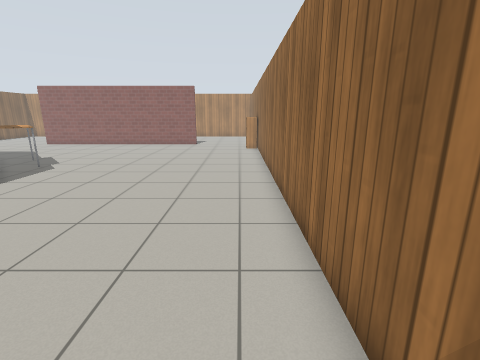
[1] (above)

18 first-person views from a walk through a Gazebo world. The camera is 1.3 m above the floor, tilts 14° down and sees 85° across. The floor is counted in squares, 0.5 m on a side. Each view is taken from the middle of a square. On the plan, view 1 faces up. The plan holds only what a view shows up to about 18 squares ahead; the rest is blank. The place goes on beyond the plan. Gazebo's built-in surfaces are drawn with simple patterns.

[2]
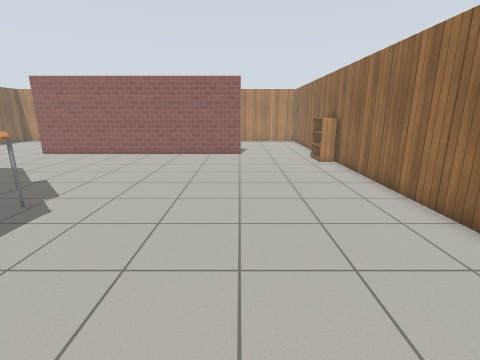

[3]
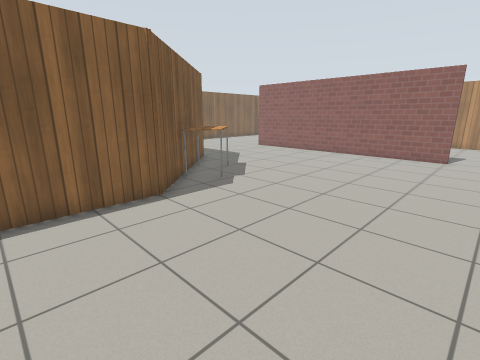

[4]
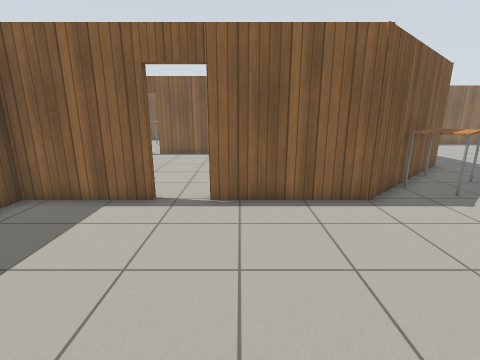

[5]
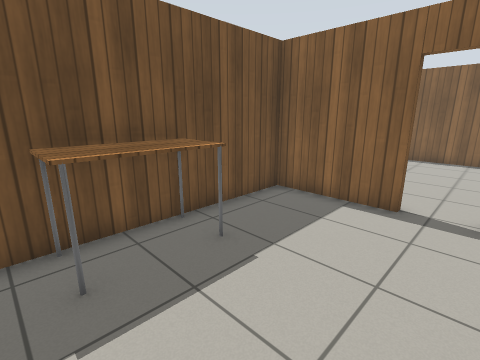

[6]
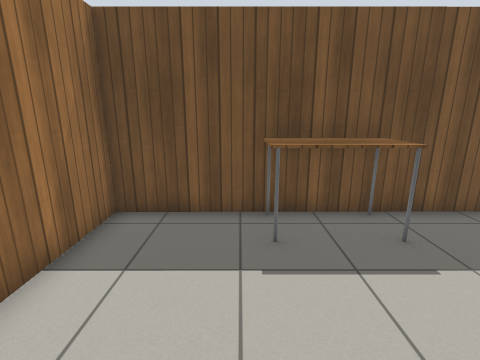

[7]
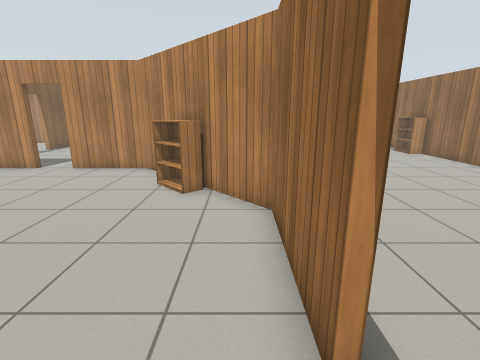

[8]
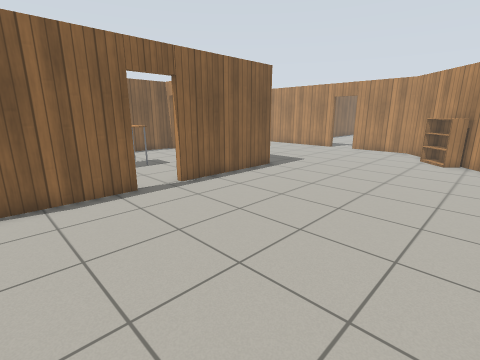

[9]
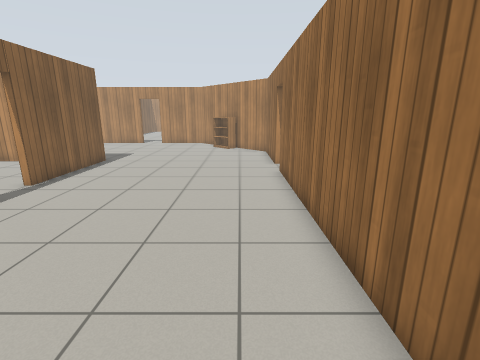

[10]
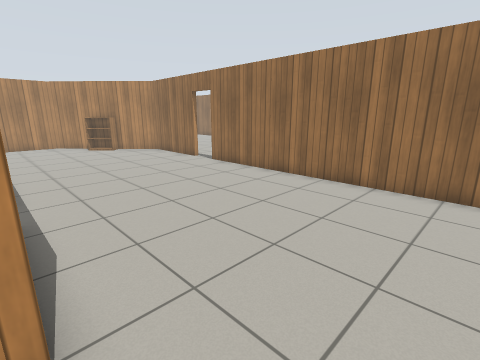

[11]
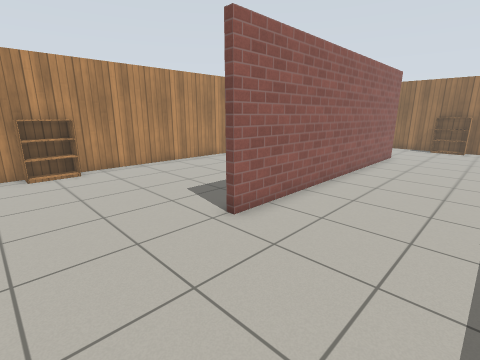

[12]
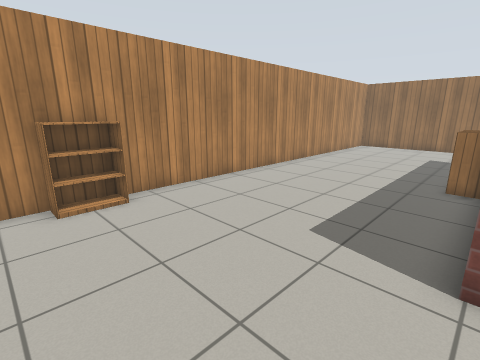

[13]
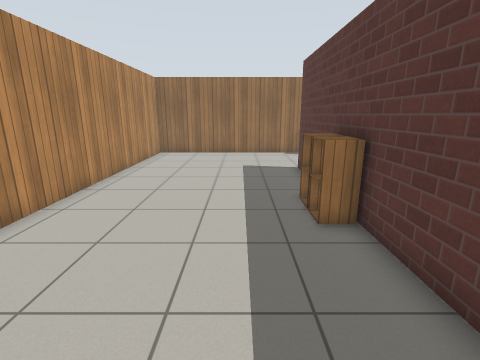

[14]
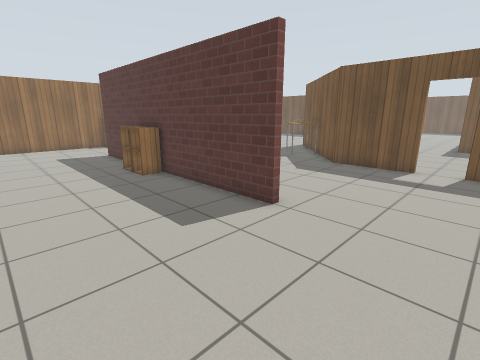

[15]
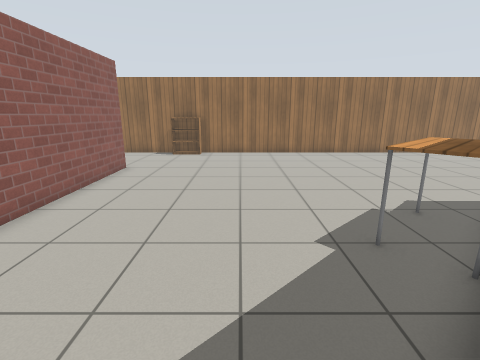

[16]
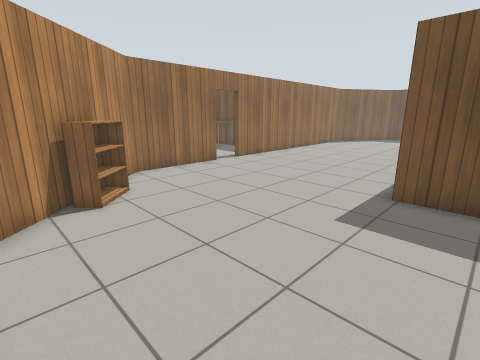

[17]
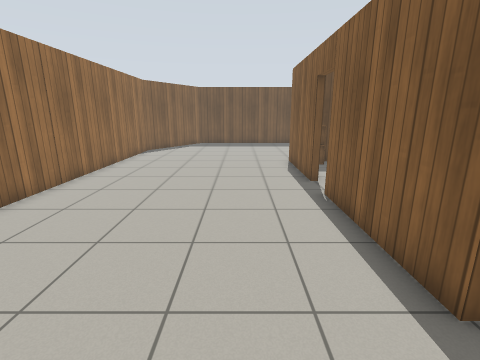

[18]
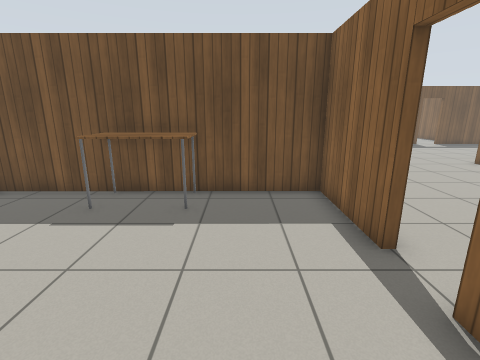

### Floor plan
Points are (right, up) in squares from view 1. A wall is a line through its corners. A room is listed if a view was taken in it or the views show most of it. See-through windows are left out.
Room 1 (views 1, 2, 3, 4, 5, 6, 11, 15, 18)
walls: (-3.9, 23.8) (-17.5, 23.8); (-9.8, 3.3) (-9.8, -0.8) (1.4, -0.8) (1.4, 23.4); (-19.4, 16.1) (-15.5, 16.1) (-9.8, 10.1) (-9.8, 5); (-21.6, 16.1) (-21.1, 16.1)
ways out: open door at (-20.5, 16) to room 2; open door at (-10, 4.5) to room 2; opening at (-20, 24) to room 3; opening at (-1.5, 24) to room 3
objects: table (-13, 12) to (-10, 15); table (-6, 0) to (-3, 1); bookshelf (1, 21) to (1, 22)
Room 2 (views 7, 8, 9, 10, 16, 17)
walls: (-19.8, -1.3) (-19.8, -6.2) (-20.3, -6.2); (-10.1, 5) (-10.1, 9.9) (-15.6, 15.8) (-19.4, 15.8); (-21.9, 6.1) (-19.8, 6.1) (-19.8, 0.5); (-21.1, 15.8) (-22.5, 15.8); (-10.1, -9.5) (-10.1, 3.3)
ways out: open door at (-20.5, 16) to room 1; open door at (-10, 4.5) to room 1; open door at (-20, -0.5)
objects: bookshelf (-14, 12) to (-13, 13)
Room 3 (views 12, 13, 14)
walls: (-17.5, 24.1) (-3.9, 24.1); (1.4, 23.4) (1.4, 32.6) (-22, 32.6)
ways out: opening at (-20, 24) to room 1; opening at (-1.5, 24) to room 1
objects: bookshelf (-21, 32) to (-19, 32); cabinet (-11, 25) to (-10, 25); cabinet (-9, 25)

Where each view was taken, in squares from view 1:
view 1: 0 up, 0 right, facing up
view 2: 6 up, 4 left, facing up
view 3: 6 up, 2 left, facing up-left
view 4: 6 up, 2 left, facing left
view 5: 5 up, 2 left, facing down-left
view 6: 6 up, 2 left, facing down
view 7: 3 up, 11 left, facing up
view 8: 5 down, 11 left, facing up-left
view 9: 9 down, 12 left, facing up
view 10: 9 down, 20 left, facing up-right
view 11: 19 up, 22 left, facing up-right
view 12: 24 up, 22 left, facing up-right
view 13: 27 up, 17 left, facing right
view 14: 30 up, 22 left, facing down-right
view 15: 18 up, 17 left, facing right
view 16: 15 up, 22 left, facing down-right
view 17: 9 up, 17 left, facing down
view 18: 8 up, 7 left, facing down
